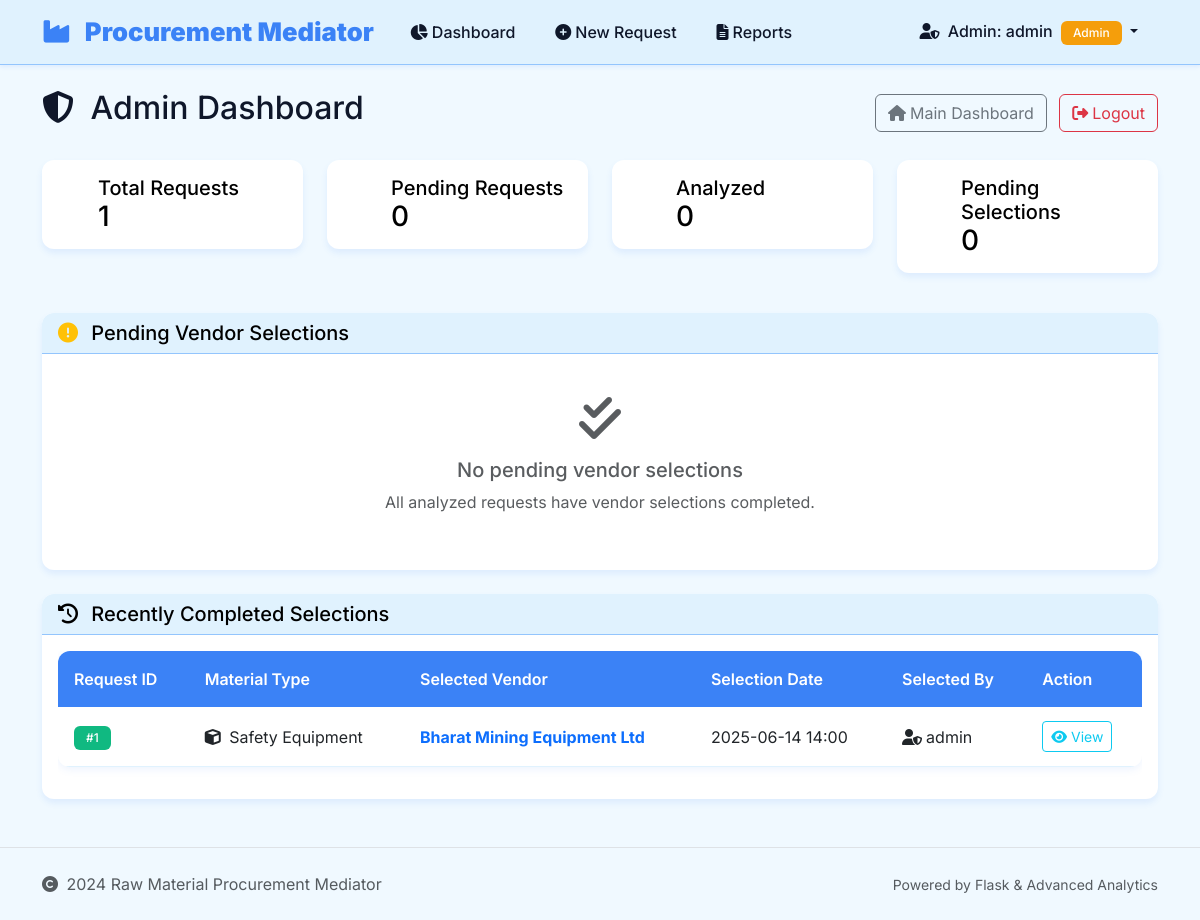
The app's page /admin/dashboard (signed in) with its own data.
### models.py (models this page shows, shortened)
class Admin(UserMixin, db.Model):
    __tablename__ = 'admin'
    id = db.Column(db.Integer, primary_key=True)
    username = db.Column(db.String(80), unique=True, nullable=False)
    email = db.Column(db.String(120), unique=True, nullable=False)
    password_hash = db.Column(db.String(256))
    active = db.Column(db.Boolean, default=True)
    created_at = db.Column(db.DateTime, default=datetime.utcnow)
    last_login = db.Column(db.DateTime)
    @property
    def is_active(self):
        return self.active

class VendorAnalysis(db.Model):
    id = db.Column(db.Integer, primary_key=True)
    request_id = db.Column(db.Integer, db.ForeignKey('procurement_request.id'), nullable=False)
    analysis_data = db.Column(Text)  # JSON string of analysis results
    recommended_vendor = db.Column(db.String(100))
    selected_vendor = db.Column(db.String(100))  # Admin selected vendor
    selected_by = db.Column(db.Integer, db.ForeignKey('admin.id'))  # Admin who selected
    selection_date = db.Column(db.DateTime)
    selection_notes = db.Column(Text)
    analysis_date = db.Column(db.DateTime, default=datetime.utcnow)
    request = db.relationship('ProcurementRequest', backref=db.backref('analyses', lazy=True))
    selected_by_admin = db.relationship('Admin', backref=db.backref('vendor_selections', lazy=True))

class ProcurementRequest(db.Model):
    id = db.Column(db.Integer, primary_key=True)
    material_type = db.Column(db.String(100), nullable=False)
    quantity_required = db.Column(db.Float, nullable=False)
    unit = db.Column(db.String(20), nullable=False)
    quality_standard = db.Column(db.String(50), nullable=False)
    budget_constraint = db.Column(db.Float, nullable=False)
    delivery_deadline = db.Column(db.String(50), nullable=False)
    additional_requirements = db.Column(Text)
    request_date = db.Column(db.DateTime, default=datetime.utcnow)
    status = db.Column(db.String(20), default='pending')

### routes.py (the view)
@app.route('/admin/dashboard')
@admin_required
def admin_dashboard():
    total_requests = ProcurementRequest.query.count()
    pending_requests = ProcurementRequest.query.filter_by(status='pending').count()
    analyzed_requests = ProcurementRequest.query.filter_by(status='analyzed').count()
    pending_selections = VendorAnalysis.query.filter(
        VendorAnalysis.selected_vendor.is_(None)
    ).join(ProcurementRequest).order_by(VendorAnalysis.analysis_date.desc()).limit(10).all()
    completed_selections = VendorAnalysis.query.filter(
        VendorAnalysis.selected_vendor.isnot(None)
    ).order_by(VendorAnalysis.selection_date.desc()).limit(10).all()
    return render_template('admin/dashboard.html',
                         total_requests=total_requests,
                         pending_requests=pending_requests,
                         analyzed_requests=analyzed_requests,
                         pending_selections=pending_selections,
                         completed_selections=completed_selections)

### templates/admin/dashboard.html (shortened to what this page needs)
{% extends "base.html" %}
{% block content %}
<div class="row">
    <div class="col-12">
        <div class="d-flex justify-content-between align-items-center mb-4">
            <h1 class="h2">
                <i class="fas fa-shield-alt me-2"></i>
                Admin Dashboard
            </h1>
            <div>
                <a href="{{ url_for('index') }}" class="btn btn-outline-secondary me-2">
                    <i class="fas fa-home me-1"></i>Main Dashboard
                </a>
                <a href="{{ url_for('admin_logout') }}" class="btn btn-outline-danger">
                    <i class="fas fa-sign-out-alt me-1"></i>Logout
                </a>
            </div>
        </div>
    </div>
</div>
<div class="row mb-4">
    <div class="col-md-3 mb-3">
        <div class="card bg-gradient-primary text-white">
            <div class="card-body">
                <div class="d-flex align-items-center">
                    <div class="flex-shrink-0">
                        <i class="fas fa-clipboard-list fa-2x opacity-75"></i>
                    </div>
                    <div class="flex-grow-1 ms-3">
                        <h5 class="card-title mb-0" >Total Requests</h5>
                        <h3 class="mb-0" >{{ total_requests }}</h3>
                    </div>
                </div>
            </div>
        </div>
    </div>
    <div class="col-md-3 mb-3">
        <div class="card bg-gradient-warning text-white">
            <div class="card-body">
                <div class="d-flex align-items-center">
                    <div class="flex-shrink-0">
                        <i class="fas fa-clock fa-2x opacity-75"></i>
                    </div>
                    <div class="flex-grow-1 ms-3">
                        <h5 class="card-title mb-0">Pending Requests</h5>
                        <h3 class="mb-0">{{ pending_requests }}</h3>
                    </div>
                </div>
            </div>
        </div>
    </div>
    <div class="col-md-3 mb-3">
        <div class="card bg-gradient-info text-white">
            <div class="card-body">
                <div class="d-flex align-items-center">
                    <div class="flex-shrink-0">
                        <i class="fas fa-chart-line fa-2x opacity-75"></i>
                    </div>
                    <div class="flex-grow-1 ms-3">
                        <h5 class="card-title mb-0">Analyzed</h5>
                        <h3 class="mb-0">{{ analyzed_requests }}</h3>
                    </div>
                </div>
            </div>
        </div>
    </div>
    <div class="col-md-3 mb-3">
        <div class="card bg-gradient-success text-white">
            <div class="card-body">
                <div class="d-flex align-items-center">
                    <div class="flex-shrink-0">
                        <i class="fas fa-check-circle fa-2x opacity-75"></i>
                    </div>
                    <div class="flex-grow-1 ms-3">
                        <h5 class="card-title mb-0">Pending Selections</h5>
                        <h3 class="mb-0">{{ pending_selections|length }}</h3>
                    </div>
                </div>
            </div>
        </div>
    </div>
</div>
<div class="row mb-4">
    <div class="col-12">
        <div class="card">
            <div class="card-header">
                <h5 class="card-title mb-0">
                    <i class="fas fa-exclamation-circle me-2 text-warning"></i>
                    Pending Vendor Selections
                </h5>
            </div>
            <div class="card-body">
                {% if pending_selections %}
                <div class="table-responsive">
                    <table class="table table-hover">
                        <thead>
                            <tr>
                                <th>Request ID</th>
                                <th>Material Type</th>
                                <th>Analysis Date</th>
                                <th>Recommended Vendor</th>
                                <th>Action</th>
                            </tr>
                        </thead>
                        <tbody>
                            {% for analysis in pending_selections %}
                            <tr>
                                <td>
                                    <span class="badge bg-secondary">#{{ analysis.request.id }}</span>
                                </td>
                                <td>
                                    <i class="fas fa-cube me-1"></i>
                                    {{ analysis.request.material_type.title() }}
                                </td>
                                <td>{{ analysis.analysis_date.strftime('%Y-%m-%d %H:%M') if analysis.analysis_date else 'N/A' }}</td>
                                <td>
                                    <strong class="text-success">{{ analysis.recommended_vendor }}</strong>
                                </td>
                                <td>
                                    <a href="{{ url_for('analyze_vendors', request_id=analysis.request.id) }}"
                                       class="btn btn-sm btn-primary">
                                        <i class="fas fa-hand-pointer me-1"></i>Select Vendor
                                    </a>
                                </td>
                            </tr>
                            {% endfor %}
                        </tbody>
                    </table>
                </div>
                {% else %}
                <div class="text-center py-4">
                    <i class="fas fa-check-double fa-3x text-muted mb-3"></i>
                    <h5 class="text-muted">No pending vendor selections</h5>
                    <p class="text-muted">All analyzed requests have vendor selections completed.</p>
                </div>
                {% endif %}
            </div>
        </div>
    </div>
</div>
<div class="row">
    <div class="col-12">
        <div class="card">
            <div class="card-header">
                <h5 class="card-title mb-0">
                    <i class="fas fa-history me-2"></i>
                    Recently Completed Selections
                </h5>
            </div>
            <div class="card-body">
                {% if completed_selections %}
                <div class="table-responsive">
                    <table class="table table-hover">
                        <thead>
                            <tr>
                                <th>Request ID</th>
                                <th>Material Type</th>
                                <th>Selected Vendor</th>
                                <th>Selection Date</th>
                                <th>Selected By</th>
                                <th>Action</th>
                            </tr>
                        </thead>
                        <tbody>
                            {% for analysis in completed_selections %}
                            <tr>
                                <td>
                                    <span class="badge bg-success">#{{ analysis.request.id }}</span>
                                </td>
                                <td>
                                    <i class="fas fa-cube me-1"></i>
                                    {{ analysis.request.material_type.title() }}
                                </td>
                                <td>
                                    <strong class="text-primary">{{ analysis.selected_vendor }}</strong>
                                </td>
                                <td>{{ analysis.selection_date.strftime('%Y-%m-%d %H:%M') if analysis.selection_date else 'N/A' }}</td>
                                <td>
                                    {% if analysis.selected_by_admin %}
                                        <i class="fas fa-user-shield me-1"></i>{{ analysis.selected_by_admin.username }}
                                    {% else %}
                                        <span class="text-muted">Unknown</span>
                                    {% endif %}
                                </td>
                                <td>
                                    <a href="{{ url_for('analyze_vendors', request_id=analysis.request.id) }}"
                                       class="btn btn-sm btn-outline-info">
                                        <i class="fas fa-eye me-1"></i>View
                                    </a>
                                </td>
                            </tr>
                            {% endfor %}
                        </tbody>
                    </table>
                </div>
                {% else %}
                <div class="text-center py-4">
                    <i class="fas fa-clipboard-list fa-3x text-muted mb-3"></i>
                    <h5 class="text-muted">No completed selections yet</h5>
                    <p class="text-muted">Vendor selections will appear here once you start making decisions.</p>
                </div>
                {% endif %}
            </div>
        </div>
    </div>
</div>
{% endblock %}

### templates/base.html (shortened to what this page needs)
<!DOCTYPE html>
<html lang="en" data-bs-theme="light">
<head>
    <link href="https://cdn.jsdelivr.net/npm/bootstrap@5.3.0/dist/css/bootstrap.min.css" rel="stylesheet">
    <link rel="stylesheet" href="https://cdnjs.cloudflare.com/ajax/libs/font-awesome/6.4.0/css/all.min.css">
    <link rel="stylesheet" href="{{ url_for('static', filename='css/custom.css') }}">
</head>
<body>
    <nav class="navbar navbar-expand-lg">
        <div class="container">
            <a class="navbar-brand" href="{{ url_for('index') }}">
                <i class="fas fa-industry me-2"></i>
                <strong>Procurement Mediator</strong>
            </a>
            <div class="collapse navbar-collapse" id="navbarNav">
                <ul class="navbar-nav me-auto">
                    <li class="nav-item">
                        <a class="nav-link {{ 'active' if request.endpoint == 'index' }}" href="{{ url_for('index') }}">
                            <i class="fas fa-chart-pie me-1"></i>Dashboard
                        </a>
                    </li>
                    <li class="nav-item">
                        <a class="nav-link {{ 'active' if request.endpoint == 'request_form' }}" href="{{ url_for('request_form') }}">
                            <i class="fas fa-plus-circle me-1"></i>New Request
                        </a>
                    </li>
                    <li class="nav-item">
                        <a class="nav-link" href="#" onclick="showReports(); return false;">
                            <i class="fas fa-file-alt me-1"></i>Reports
                        </a>
                    </li>
                </ul>
                <ul class="navbar-nav">
                    {% if current_user.is_authenticated %}
                        <li class="nav-item dropdown">
                            <a class="nav-link dropdown-toggle admin-indicator" href="#" id="adminDropdown" role="button" data-bs-toggle="dropdown">
                                <i class="fas fa-user-shield me-1"></i>
                                Admin: {{ current_user.username }}
                                <span class="badge bg-warning ms-1">Admin</span>
                            </a>
                        </li>
                    {% else %}
                        <li class="nav-item">
                            <a class="nav-link btn btn-outline-primary px-3" href="{{ url_for('admin_login') }}">
                                <i class="fas fa-shield-alt me-1"></i>Admin Panel
                            </a>
                        </li>
                    {% endif %}
                </ul>
            </div>
        </div>
    </nav>
    <main class="container mt-4">
        {% block content %}{% endblock %}
    </main>
    <footer class="mt-5 py-4 border-top">
        <div class="container">
            <div class="row">
                <div class="col-md-6">
                    <p class="text-muted mb-0">
                        <i class="fas fa-copyright me-1"></i>
                        2024 Raw Material Procurement Mediator
                    </p>
                </div>
                <div class="col-md-6 text-end">
                    <small class="text-muted">
                        Powered by Flask & Advanced Analytics
                    </small>
                </div>
            </div>
        </div>
    </footer>
</body>
</html>

### records on screen
Admin: username "admin"
VendorAnalysis: request.id "1", request.material_type "Safety Equipment", selected_vendor "Bharat Mining Equipment Ltd", selection_date "2025-06-14 14:00", selected_by_admin.username "admin"

### other values on screen
{{ total_requests }} "1"
{{ pending_requests }} "0"
{{ analyzed_requests }} "0"
{{ pending_selections|length }} "0"
